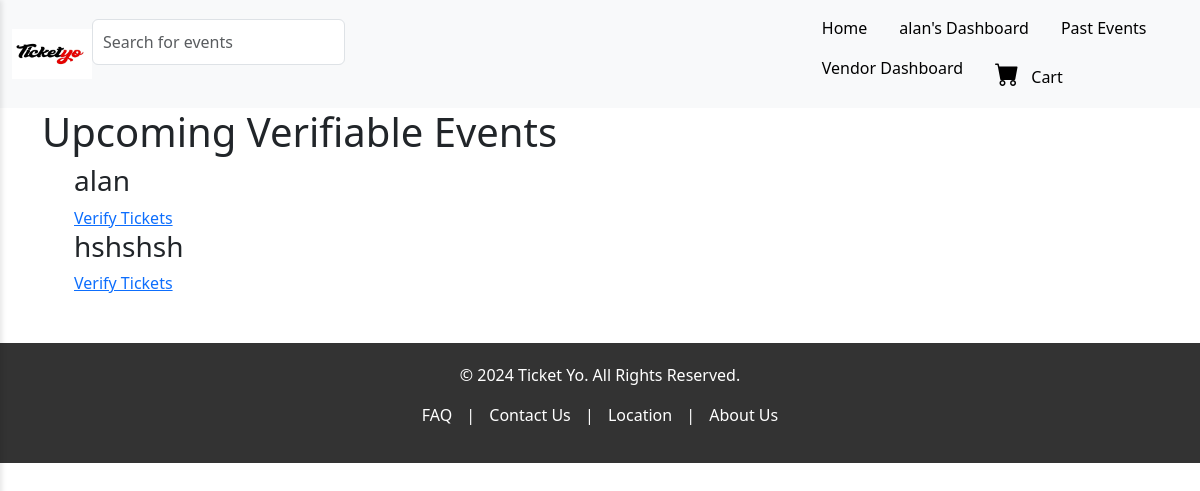
The app's page /tickets/verifiable-events/ (signed in) with its own data.
### accounts/models.py (models this page shows, shortened)
class User(AbstractBaseUser, PermissionsMixin):
    username = models.CharField(max_length=30, unique=True)
    email = models.EmailField(unique=True)
    first_name = models.CharField(max_length=30)
    last_name = models.CharField(max_length=30)
    storename = models.CharField(max_length=50, blank=True, null=True)  # Vendor only
    store_phone = models.CharField(max_length=15, blank=True, null=True)  # Vendor only
    assigned_events = models.ManyToManyField('events.Event', related_name='assigned_agents', blank=True)  # POSAgent only
    is_verified = models.BooleanField(default=False)  # Customer-specific
    verification_code = models.CharField(max_length=6, blank=True, null=True)
    verification_code_created_at = models.DateTimeField(null=True, blank=True)
    is_superuser = models.BooleanField(default=False)
    is_staff = models.BooleanField(default=False)
    is_vendor = models.BooleanField(default=False)
    is_customer = models.BooleanField(default=False)
    is_posagent = models.BooleanField(default=False)
    is_active = models.BooleanField(default=True)
    objects = UserManager()
    USERNAME_FIELD = 'username'
    REQUIRED_FIELDS = ['email', 'first_name', 'last_name']

### events/models.py (models this page shows, shortened)
class Event(models.Model):
    STATUS_CHOICES = [
        ('pending', 'Pending'),
        ('approved', 'Approved'),
        ('rejected', 'Rejected'),
    ]
    user = models.ForeignKey(settings.AUTH_USER_MODEL, on_delete=models.CASCADE, related_name='events')
    poster = models.ImageField(upload_to='event_posters/')
    title = models.CharField(max_length=200)
    description = models.TextField()
    category = models.CharField(max_length=100)
    start_date = models.DateTimeField()
    end_date = models.DateTimeField(null=True, blank=True)
    venue_name = models.CharField(max_length=100)
    regular_price = models.DecimalField(max_digits=10, decimal_places=2)
    sale_price = models.DecimalField(max_digits=10, decimal_places=2, null=True, blank=True)
    tickets_available = models.PositiveIntegerField(null=True, blank=True)
    tickets_sold = models.PositiveIntegerField(default=0)
    status = models.CharField(max_length=10, choices=STATUS_CHOICES, default='pending')
    adminaction = models.ForeignKey(settings.AUTH_USER_MODEL, on_delete=models.SET_NULL, null=True, blank=True, editable=False)

### vendors/decorators.py (the view)
    def _wrapped_view(request, *args, **kwargs):
        if request.user.is_authenticated and hasattr(request.user, 'is_vendor') and request.user.is_vendor:
            return view_func(request, *args, **kwargs)
        else:
            raise PermissionDenied("You are not allowed to access this page.")  # Return Permission Denied error

### templates/tickets/verifiable_events.html (shortened to what this page needs)
{% extends "frontend/base.html" %}
{% block content %}
{% load static %}
<!DOCTYPE html>
<html lang="en">
<head>
</head>
<body>
    <h1>Upcoming Verifiable Events</h1>
    <ul>
        {% for event_data in events_data %}
            <div>
                <h3>{{ event_data.event.title }}</h3>
                {% if event_data.is_clickable %}
                    <a href="{% url 'verify_ticket' event_data.event.id %}">Verify Tickets</a>
                {% else %}
                    <p>The event is not currently available for verification.</p>
                {% endif %}
            </div>
        {% endfor %}
    </ul>
</body>
</html>
{% endblock %}

### templates/frontend/base.html (shortened to what this page needs)
<!DOCTYPE html>
<html lang="en">
<head>
    {% load static %}
    <link href="{% static 'frontend/base.css' %}" rel="stylesheet">
    <link href="https://cdn.jsdelivr.net/npm/bootstrap@5.3.0/dist/css/bootstrap.min.css" rel="stylesheet">
    <link href="https://cdn.jsdelivr.net/npm/bootstrap-icons@1.10.5/font/bootstrap-icons.css" rel="stylesheet">
    <link rel="stylesheet" href="https://cdnjs.cloudflare.com/ajax/libs/font-awesome/6.0.0-beta3/css/all.min.css">
</head>
<body>
    <nav class="navbar navbar-expand-lg d-none d-lg-flex sticky-top bg-light">
        <div class="container-fluid">
            <div class="d-flex align-items-center">
                <div class="logo">
                    <img src="{% static 'frontend/logo.jpg' %}" alt="Logo" style="height: 50px; width: 80px;">
                </div>
            </div>
            <div class="search-bar-container">
                <form method="get" action="{% url 'all_events' %}" id="search-form">
                    <div class="input-group mb-4">
                        <input type="text" name="q" value="{{ query }}" class="form-control" id="search-input"
                            placeholder="Search for events">
                    </div>
                </form>
            </div>
            <ul class="nav ms-auto">
                <li class="nav-item">
                    <a href="{% url 'homepage' %}" class="nav-link text-black">Home</a>
                </li>
                {% if user.is_authenticated %}
                <li class="nav-item">
                    <a href="{% url 'all_events' %}" class="nav-link text-black">{{ user.username }}'s Dashboard</a>
                </li>
                {% else %}
                <li class="nav-item">
                    <a href="{% url 'all_events' %}" class="nav-link text-black">All Events</a>
                </li>
                {% endif %}
                <li class="nav-item">
                    <a href="{% url 'past_events' %}" class="nav-link text-black">Past Events</a>
                </li>
                {% if user.is_authenticated and user.is_vendor %}
                <li class="nav-item">
                    <a href="{% url 'dashboard' %}" class="nav-link text-black">Vendor Dashboard</a>
                </li>
                {% endif %}
                <li class="nav-item">
                    <a href="{% url 'view_cart' %}" class="nav-link text-black">
                        <i class="bi bi-cart-fill fs-4 me-2"></i> Cart</a>
                </li>
            </ul>
        </div>
    </nav>
    <div class="container main-content">
        {% block content %}{% endblock %}
    </div>
    <footer class="footer mt-5">
        <p>&copy; 2024 Ticket Yo. All Rights Reserved.</p>
        <p>
            <a href="#">FAQ</a> |
            <a href="#">Contact Us</a> |
            <a href="#">Location</a> |
            <a href="#">About Us</a>
        </p>
    </footer>
</body>
</html>

### static/frontend/base.css (style rules this page uses)
body { font-family: 'Roboto', sans-serif; margin: 0; padding: 0; }
.nav-link { padding: 10px 15px; color: black; text-decoration: none; font-size: 1rem; display: block; transition: background-color 0.3s ease, color 0.3s ease; }
.main-content { margin-left: 0; }
.footer { background-color: #333; color: white; padding: 20px 0; text-align: center; }
.footer a { color: white; text-decoration: none; margin: 0 10px; }
.search-bar-container { display: flex; width: 100%; }
.input-group { display: flex; align-items: center; width: 100%; }
#search-input { width: 100%; padding: 10px; font-size: 1rem; }

### records on screen
User: username "alan"
Event: event "alan"
Event: event "hshshsh"
